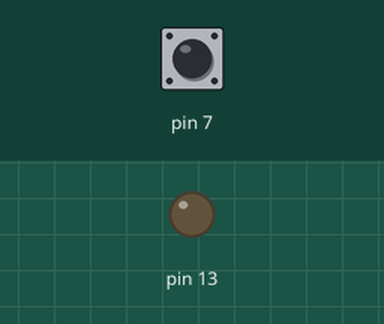
A sketch run on a simulated Arduino Uno, built with avr-gcc and run on an emulated ATmega328P. Shown: output pins drawn as LEDs (lit = HIGH). The inputs (shaded band) are chosen by the test bench; at power-on: pin 7 HIGH.

Above: at 1.2 s.
1.3 s: pin 7 pulled LOW for 0.15 s
At 1.37 s:
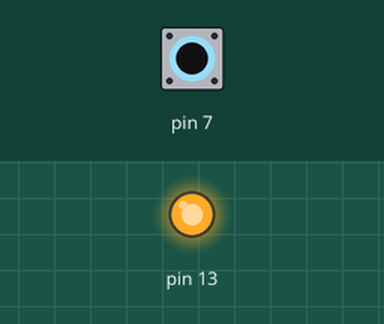
2.9 s: pin 7 pulled LOW for 3.2 s
At 6.9 s:
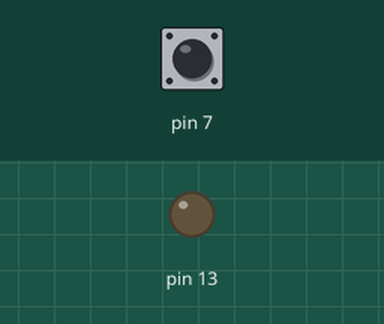
Timing chart, 0 to 8.4 s (numbered marks = the images above; inputs shaded):
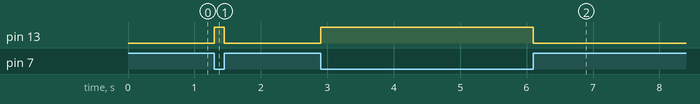

Measured:
- after the input at 1.3 s, pin 13: LOW → HIGH at once, → LOW 0.15 s later
- after the input at 2.9 s, pin 13: LOW → HIGH at once, → LOW 3.2 s later

The sketch:

Code_004_Input_Button.ino
```cpp
void setup() {
  // put your setup code here, to run once:
  pinMode(13, OUTPUT);
  pinMode(7, INPUT_PULLUP);
}
char i ;
void loop() {
  // put your main code here, to run repeatedly:
    if( digitalRead(7))
    {
      digitalWrite(13,LOW);
    }
    else
    {
      digitalWrite(13,HIGH);
    }
}
```
